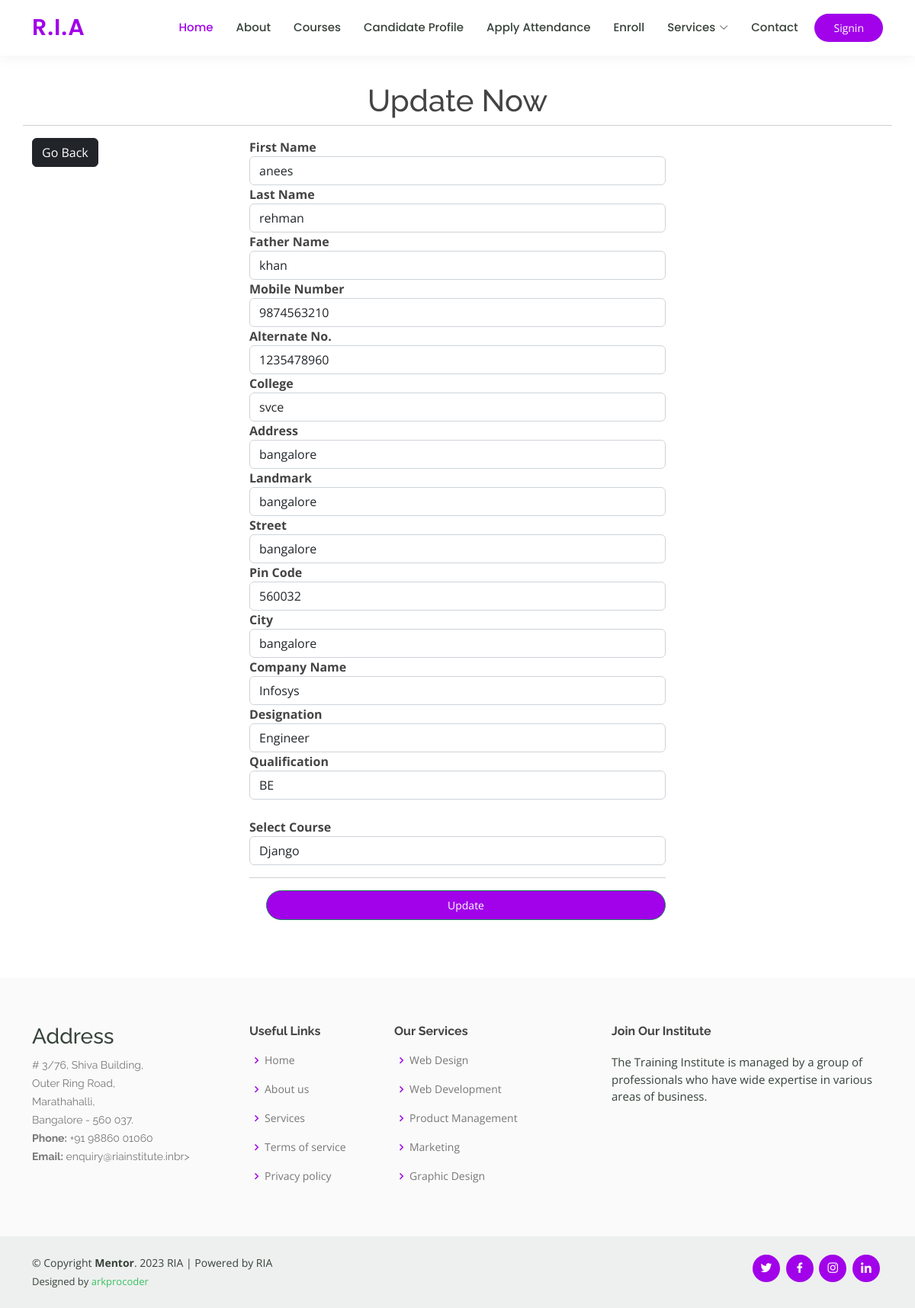
Screenshot of /candidateupdate/1 with the database file from the repository.
### riaapp/models.py (models this page shows, shortened)
class Register(models.Model):
    candidateId=models.AutoField(primary_key=True)
    firstName=models.CharField(max_length=20)
    lastName=models.CharField(max_length=20)
    fatherName=models.CharField(max_length=20)
    phoneNumber=models.CharField(max_length=14)
    alternateNumber=models.CharField(max_length=14)
    email=models.EmailField(unique=True)
    collegeName=models.CharField(max_length=100)
    address=models.TextField(max_length=150)
    landmark=models.CharField(max_length=100)
    street=models.CharField(max_length=100)
    city=models.CharField(max_length=100)
    pincode=models.IntegerField()
    companyName=models.CharField(max_length=150,blank=True,null=True)
    designation=models.CharField(max_length=150)
    qualification=models.CharField(max_length=100)
    computerKnowledge=models.CharField(max_length=50)
    Course=models.CharField(max_length=150)
    timestamp = models.DateField(auto_now_add=True)
    trainer=models.ForeignKey(Trainer,on_delete=models.DO_NOTHING,null=True)

### riaapp/views.py (the view, shortened to what this page needs)
# urls.py: path('candidateupdate/<id>',views.candidateupdate,name="candidateupdate"),
def candidateupdate(request,id):
    data=Register.objects.get(candidateId=id)
    courses=Courses.objects.all()
    context={"data":data,"courses":courses}
    return render(request,"updatecandidate.html",context)

### templates/updatecandidate.html (shortened to what this page needs)
{% extends 'base.html' %}
{% block firstSection %}
<br>
<br>
<div class="row">
    <h1 class="text-center">Update Now</h1>
    <hr>
        <div class="col-md-3">
            <div><a href="/candidateprofile" class="btn btn-dark"> Go Back</a> </div>
        </div>
        <div class="col-md-6">
            <form action="/candidateupdate/{{data.candidateId}}" method="post">{% csrf_token %}
            <div class="form-group">
                <label for="fname"><b>First Name </b></label>
                <input type="text" class="form-control"  name="fname" id="fname" value="{{data.firstName}}" required>
            </div>
            <div class="form-group">
                <label for="lname"><b>Last Name </b></label>
                <input type="text" class="form-control" name="lname" id="lname" value="{{data.lastName}}" required>
            </div>
            <div class="form-group">
                <label for="fathername"><b>Father Name </b></label>
                <input type="text" class="form-control" name="fatherName" id="fathername" value="{{data.fatherName}}" required>
            </div>
            <div class="form-group">
                <label for="phone"><b>Mobile Number </b></label>
                <input type="tel" class="form-control" name="phone" id="phone" value="{{data.phoneNumber}}" required>
            </div>
            <div class="form-group">
                <label for="alternateNumber"><b>Alternate No.</b></label>
                <input type="number" class="form-control" name="alternateNumber" id="alternateNumber" value="{{data.alternateNumber}}" required>
            </div>
            <div class="form-group">
                <label for="college"><b>College </b></label>
                <input type="text" name="college" class="form-control" id="college" placeholder="Enter College Name"
                    value="{{data.collegeName}}" required>
            </div>
            <div class="form-group">
                <label for="addr"><b>Address </b></label>
                <input class="form-control" type="text" name="addr" id="addr" value="{{data.address}}" required>
            </div>
            <div class="form-group">
                <label for="landmark"><b>Landmark</b> </label>
                <input class="form-control" type="text" name="landmark" id="landmark" value="{{data.landmark}}" required>
            </div>
            <div class="form-group">
                <label for="street"><b>Street</b> </label>
                <input class="form-control" type="text" name="street" id="street" value="{{data.street}}" required>
            </div>
            <div class="form-group">
                <label for="pcode"><b>Pin Code</b> </label>
                <input class="form-control" type="number" name="pcode" id="pcode" value="{{data.pincode}}" required>
            </div>
            <div class="form-group">
                <label for="city"><b>City</b></label>
                <input class="form-control" type="text" name="city" id="city" value="{{data.city}}" required>
            </div>
            <div class="form-group">
                <label for="companyname"> <b>Company Name</b></label>
                <input type="text" name="companyname" class="form-control" id="companyname" placeholder="Freshers Mention as NA" value="{{data.companyName}}" required>
            </div>
            <div class="form-group">
                <label for="Designation"><b>Designation</b></label>
                <input class="form-control" type="text" name="Designation" id="Designation" value="{{data.designation}}" required>
            </div>
            <div class="form-group">
                <label for="Qualification"><b>Qualification</b></label>
                <input class="form-control" type="text" name="Qualification" id="Qualification" value="{{data.qualification}}" required>
            </div>
<br>
            <div class="form-group">
                <label for="scourse"><b>Select Course</b></label>
                <select class="form-control" id="scourse" name="scourse"  required>
            <option value="{{data.Course}}">{{data.Course}}</option>
                </select>
              </div>
            <hr>
            <div class="d-grid gap-2 mb-3">
                <button type="submit" class="btn btn-success get-started-btn">Update</button>
            </div>
        </form>
        </div>
    <div class="col-md-3"></div>
</div>
{% endblock firstSection %}

### static/assets/css/style.css (style rules this page uses)
body { font-family: "Open Sans", sans-serif; color: #444444; }
a { color: #a102e9; text-decoration: none; }
h1, h2, h3, h4, h5, h6 { font-family: "Raleway", sans-serif; }
.get-started-btn { margin-left: 22px; background: #a102e9; color: #fff; border-radius: 50px; padding: 8px 25px; white-space: nowrap; transition: 0.3s; font-size: 14px; display: inline-block; }

### rows the page displays
Register: fname "anees", lname "rehman", fatherName "khan", phone "9874563210", alternateNumber "1235478960", college "svce", addr "bangalore", landmark "bangalore", street "bangalore", pcode "560032", city "bangalore", companyname "Infosys", Designation "Engineer", Qualification "BE", scourse "Django"
